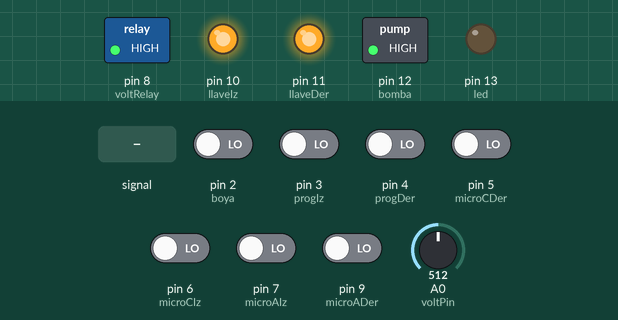
This sketch was run on a simulated Arduino Uno, built with avr-gcc and run on an emulated ATmega328P. On the bench: switched loads named in the sketch (green lamp = pin HIGH), output pins drawn as LEDs (lit = HIGH). Dashed ring = blinking. Inputs (shaded band) come from the test bench; at power-on: pin 2 (boya), pin 3 (progIz), pin 4 (progDer), pin 5 (microCDer), pin 6 (microCIz), pin 7 (microAIz), pin 9 (microADer) LOW, A0 (voltPin) = 512.

Above: at 0.8 s.
0.9 s: A0 (voltPin) set to 602
2.4 s: A0 (voltPin) set to 625
At 3.5 s:
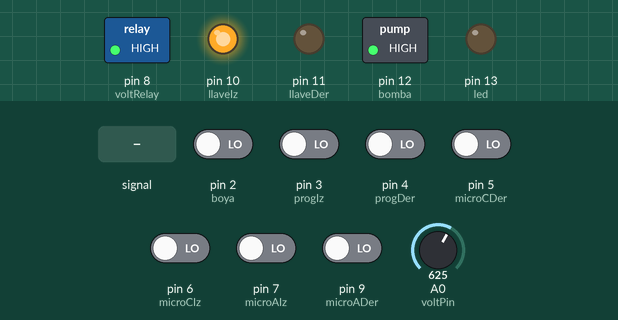
3.9 s: pin 5 (microCDer) driven HIGH
At 4.7 s:
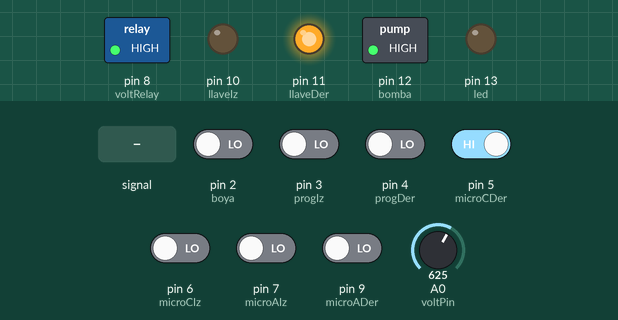
5.4 s: A0 (voltPin) fed a 2 Hz sine of ±306 counts around its level
At 5.6 s:
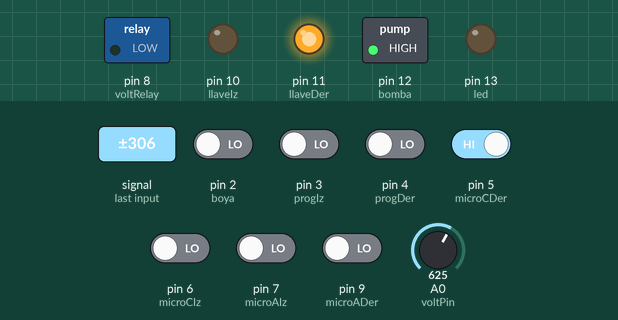
8.4 s: pin 6 (microCIz) driven HIGH
At 8.62 s:
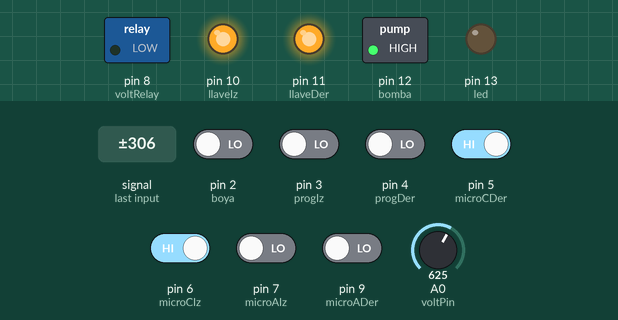
11.4 s: pin 4 (progDer) driven HIGH
At 11.62 s:
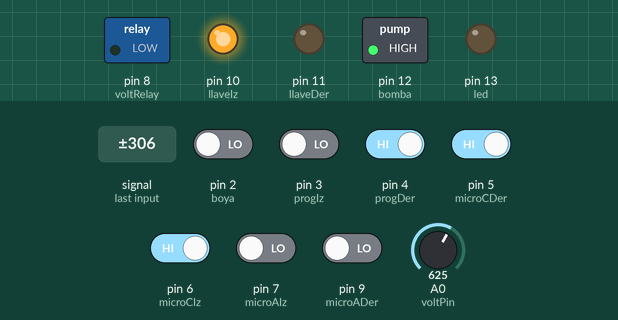
Timing chart, 0 to 15.4 s (numbered marks = the images above; inputs shaded):
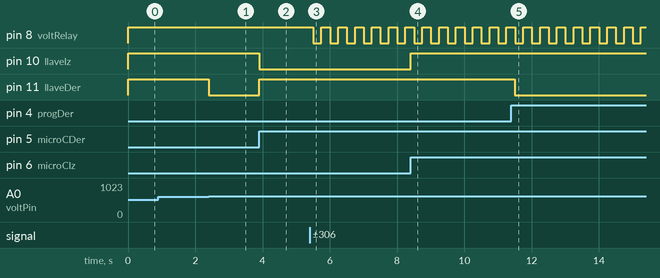

Measured:
- the behaviour switches between 613 and 614 on A0 (voltPin) (found by bisection; images 0 and 1)
- after the input at 0.9 s, every drawn part: stays the same
- after the input at 2.4 s, pin 11 (llaveDer): HIGH → LOW at once
- after the input at 3.9 s, pin 10 (llaveIz): HIGH → LOW at once; pin 11 (llaveDer): LOW → HIGH at once
- after the input at 5.4 s, pin 8 (voltRelay): alternates HIGH for 0.26 s and LOW for 0.24 s, starting after 0.11 s
- after the input at 8.4 s, pin 10 (llaveIz): LOW → HIGH at once
- after the input at 11.4 s, pin 11 (llaveDer): HIGH → LOW after 0.10 s

The sketch:

HDP_2_V1.ino
```cpp
/////////////////////////////////////////////SETTINGS

#define debug 0
const float vmax = 15.8;
const float vmin = 15.3;
const float vllave = 15;
const float vllenarmin = 12;
const float vllenarmax = 15;
const float vstart = 15;
unsigned const long llaveTime = 10000; // en ms
unsigned const long riegoTime = 2400000; // en ms (40 min) 2400000
#if debug
  unsigned int printTime = 500; // en ms
#endif
/////////////////////////////////////////////SETTINGS

/////////////////////////////////////////////DECLARACION

const int led = 13;
const int bomba = 12;
const int llaveIz = 10;
const int llaveDer = 11;

const int boya = 2;
const int microADer = 9;
const int microCDer = 5;
const int microAIz = 7;
const int microCIz = 6;
const int progDer = 4;
const int progIz = 3;

const int voltPin = A0;
const int voltRelay = 8;

float volts;
bool eMicroADer;
bool eMicroAIz;
bool eMicroCDer;
bool eMicroCIz;
bool eBoya;
bool eProgDer;
bool eProgIz;
bool llenarst;
#if debug
  unsigned long antes;
  unsigned long ahora;
  unsigned long tiempo;
#endif

/////////////////////////////////////////////DECLARACION

/////////////////////////////////////////////SETUP

void setup()
{
  #if debug
    Serial.begin(115200);
    delay(100);
    Serial.println(F("BOOTING..."));
    delay(1000);
  #endif
  digitalWrite(bomba,1);
  digitalWrite(llaveDer,1);
  digitalWrite(llaveIz,1);
  digitalWrite(voltRelay,1);

  pinMode(boya,INPUT);
  pinMode(bomba,OUTPUT);
  pinMode(llaveDer,OUTPUT);
  pinMode(microADer,INPUT);
  pinMode(microCDer,INPUT);
  pinMode(llaveIz,OUTPUT);
  pinMode(microAIz,INPUT);
  pinMode(microCIz,INPUT);
  pinMode(progDer,INPUT);
  pinMode(progIz,INPUT);
  pinMode(led,OUTPUT);
  pinMode(voltRelay,OUTPUT);
  vital();
  while (volts <= vstart)
  {
    #if debug
      Serial.println("Consiguiendo voltaje...");
    #endif
    vital();
  }
  vital();
  if (!llave('D',0))
  {
    error();
  }
  if (!llave('I',0))
  {
    error();
  }
  #if debug
    Serial.println(F("READY"));
    delay(1500);
  #endif
}

/////////////////////////////////////////////SETUP

/////////////////////////////////////////////LOOP

void loop()
{
  vital();
  //error();
  if (eProgDer == 1)
  {
    regar('D');
  }
  if (eProgIz == 1)
  {
    regar('I');
  }
}

/////////////////////////////////////////////LOOP

/////////////////////////////////////////////FUNCTIONS

void error()
{
  #if debug
    Serial.println(F("ERROR"));
    delay(2500);
  #endif
  while (true)
  {
    voltsVital();
    digitalWrite(led,1);
    delay(125);
    digitalWrite(led,0);
    delay(125);
  }
}

void regar(char id) // si 0 ==> derecha; si 1 ==> izquierda
{
  if (!llave(id,1))
  {
    #if debug
      Serial.println(F("ERROR"));
      delay(2500);
    #endif
    return;
  }
  delay(2500);
  if (id == 'D')
  {
    while(eProgDer == 1)
    {
      vital();
    }
  }
  else if (id == 'I')
  {
    while(eProgIz == 1)
    {
      vital();
    }
  }
  if (!llave(id,0))
  {
    error();
  }
  #if debug
    Serial.println(F("Iniciando llenado de deposito..."));
    delay(750);
  #endif
  llenarst = 0;
  unsigned long tiempoAntes = millis();
  unsigned long tiempoAhora = millis();
  while (tiempoAhora-tiempoAntes <= riegoTime)
  {
    tiempoAhora = millis();
    #if debug
      Serial.println(tiempoAhora-tiempoAntes);
      Serial.flush();
    #endif
    mantenerCuboLleno();
  }
  digitalWrite(bomba,1); // apago bomba
}

void voltsVital()
{
  int sensorValue = analogRead(voltPin);          // realizar la lectura
  volts = fmap(sensorValue, 0, 1023, 0.0, 25.0);   // cambiar escala a 0.0 - 25.0
  if (volts >= vmax)
  {
    digitalWrite(voltRelay,0); // abrir // rele normanmente abierto
  }
  else if (volts <= vmin)
  {
    digitalWrite(voltRelay,1); // cerrar // rele normanmente abierto
  }
}

void vital()
{
  voltsVital();
  eBoya = digitalRead(boya);
  eMicroADer = digitalRead(microADer);
  eMicroCDer = digitalRead(microCDer);
  eMicroAIz = digitalRead(microAIz);
  eMicroCIz = digitalRead(microCIz);
  eProgDer = digitalRead(progDer);
  eProgIz = digitalRead(progIz);
  #if debug
    ahora = millis();
    tiempo = ahora - antes;
    if (tiempo >= printTime)
    {
      antes = millis();
      com();
    }
  #endif
}

float fmap(float x, float in_min, float in_max, float out_min, float out_max)
{
   return (x - in_min) * (out_max - out_min) / (in_max - in_min) + out_min;
}

#if debug
  void com()
  {
    Serial.print(F("Voltaje:                   "));
    Serial.println(volts);
    Serial.println();
    Serial.print(F("Estado boya:               "));
    Serial.println(eBoya);
    Serial.println();
    Serial.print(F("Estado Micro Abierto Der:  "));
    Serial.println(eMicroADer);
    Serial.println();
    Serial.print(F("Estado Micro Cerrado Der:  "));
    Serial.println(eMicroCDer);
    Serial.println();
    Serial.print(F("Estado Micro Abierto Iz:   "));
    Serial.println(eMicroAIz);
    Serial.println();
    Serial.print(F("Estado Micro Cerrado Iz:   "));
    Serial.println(eMicroCIz);
    Serial.println();
    Serial.print(F("Estado Programador Der:    "));
    Serial.println(eProgDer);
    Serial.println();
    Serial.print(F("Estado Programador Iz:     "));
    Serial.println(eProgIz);
    Serial.println();
    Serial.println("\n\n\n\n");
    Serial.flush();
  }
#endif

void llaveVital( int microa, int microc, bool *emicroa, bool *emicroc)
{
  voltsVital();
  *emicroa = digitalRead(microa);
  *emicroc = digitalRead(microc);
  #if debug
    Serial.print(F("microa: "));
    if (microa == microAIz)
    {
      Serial.print(F("izquierda"));
    }
    else if (microa == microADer)
    {
      Serial.print(F("derecha"));
    }
    else
    {
      Serial.print(F("unknown"));
    }
    Serial.print(F("; emicroa: "));
    Serial.println(*emicroa);
    Serial.print(F("microc: "));
    if (microc == microCIz)
    {
      Serial.print(F("izquierda"));
    }
    else if (microc == microCDer)
    {
      Serial.print(F("derecha"));
    }
    else
    {
      Serial.print(F("unknown"));
    }
    Serial.print(F("; emicroc: "));
    Serial.println(*emicroc);
    Serial.flush();
  #endif
}

bool llave(char id, bool state) // resoult: 0 ==> fail; 1 ==> ok //state: 0 ==> cerrar; 1 ==> abrir
{
  vital();
  while (volts <= vllave)
  {
    #if debug
      Serial.println("Consiguiendo voltaje...");
    #endif
    vital();
  }
  bool resoult = 1;
  byte llave;
  int microC;
  int microA;
  bool eMicroA;
  bool eMicroC;

  unsigned long before,current,elapsed;
  if (id == 'D')
  {
   llave = llaveDer;
   microC = microCDer;
   microA = microADer;
   #if debug
     Serial.println(F("LLave derecha seleccionada"));
   #endif
  }
  else if (id == 'I')
  {
    llave = llaveIz;
    microC = microCIz;
    microA = microAIz;
    #if debug
      Serial.println(F("LLave izquierda seleccionada"));
    #endif
  }
  llaveVital(microA,microC,&eMicroA,&eMicroC);
  before = millis();
  if (state == 0)
  {
    if (eMicroC == 0)
    {
      digitalWrite(llave,0); // encender
      while (eMicroC == 0 && resoult == 1)
      {
        current = millis();
        elapsed = current-before;
        if (elapsed >= llaveTime)
        {
          resoult = 0;
        }
        #if debug
          Serial.println(F("Cerrando llave..."));
          Serial.flush();
        #endif
        llaveVital(microA,microC,&eMicroA,&eMicroC);
      }
      digitalWrite(llave,1); // apagar
      #if debug
        if (resoult)
        {
          Serial.println(F("Llave cerrada"));
          delay(750);
        }
      #endif
    }
  }
  else
  {
    if (eMicroA == 0)
    {
      digitalWrite(llave,0); // encender
      while (eMicroA == 0 && resoult == 1)
      {
        current = millis();
        elapsed = current-before;
        if (elapsed >= llaveTime)
        {
          resoult = 0;
        }
        #if debug
          Serial.println(F("Abriendo llave..."));
          Serial.flush();
        #endif
        llaveVital(microA,microC,&eMicroA,&eMicroC);
      }
      digitalWrite(llave,1); // apagar
      #if debug
        if (resoult)
        {
          Serial.println(F("Llave abierta"));
          delay(750);
        }
      #endif
    }
  }
  return resoult;
}

void mantenerCuboLleno()
{
  vital();
  if (volts >= vllenarmax && llenarst == 0)
  {
    llenarst = 1;
  }
  if (volts <= vllenarmin && llenarst == 1)
  {
    llenarst = 0;
  }

  if (llenarst == 1)
  {
    if (eBoya == 1) // se ha llenado
    {
      digitalWrite(bomba,1); // apagado
    }
    else
    {
      digitalWrite(bomba,0); // encendido
    }
  }
  else
  {
    digitalWrite(bomba,1); // apagado
  }
}

/////////////////////////////////////////////FUNCTIONS
```
